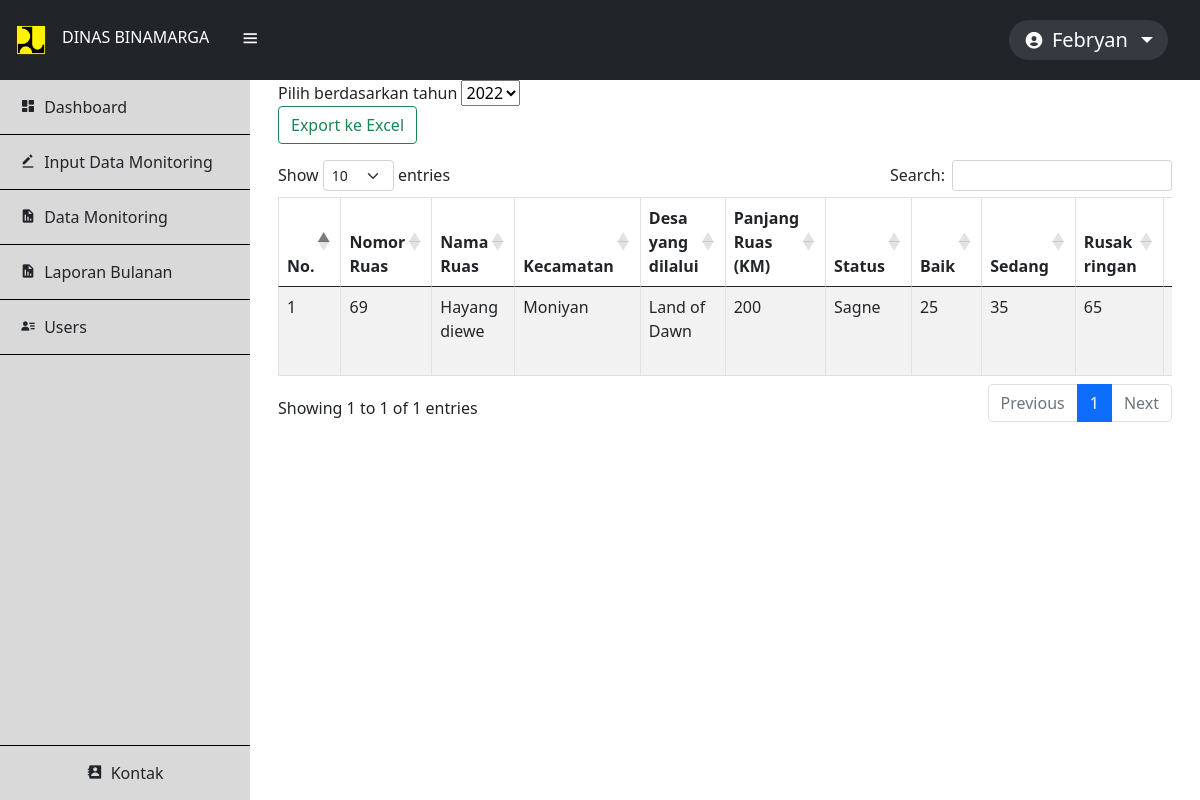
/cari.php (signed in), run on the app's committed database.
### tables this page shows
CREATE TABLE `ruas_jalan` (
  `id` int(11) NOT NULL,
  `no_ruas` varchar(254) NOT NULL,
  `nama_ruas` varchar(254) NOT NULL,
  `kecamatan` varchar(254) NOT NULL,
  `desa` varchar(254) NOT NULL,
  `panjang_ruas` varchar(254) NOT NULL,
  `status` varchar(254) NOT NULL,
  `baik` varchar(16) NOT NULL,
  `sedang` varchar(16) NOT NULL,
  `rusak_ringan` varchar(16) NOT NULL,
  `rusak_berat` varchar(16) NOT NULL,
  `kondisi` varchar(100) NOT NULL,
  `tahun` varchar(16) NOT NULL,
  `gambar` varchar(254) NOT NULL,
  `link` varchar(1000) NOT NULL,
  `added_at` date NOT NULL DEFAULT current_timestamp()
);

### config/controller.php (called while the page is built, shortened)
<?php
function select($query) {
    global $db;
    $result = mysqli_query($db, $query);
    $rows = [];
    while ($row = mysqli_fetch_assoc($result)) {
        $rows[] = $row;
    }
    return $rows;
}

### cari.php (the view, shortened to what this page needs)
<?php
include 'layout/header.php';
$tahun_query = select("SELECT DISTINCT tahun FROM ruas_jalan ORDER BY tahun");
$tahun_array = [];
foreach ($tahun_query as $tahun) {
    $tahun_array[] = $tahun['tahun'];
}
if (isset($_GET['year'])) {
    $tahun_terpilih = $_GET['year'];
    $data_ruas = select("SELECT * FROM ruas_jalan WHERE tahun = '$tahun_terpilih' ORDER BY id DESC");
} else {
    $data_ruas = select("SELECT * FROM ruas_jalan WHERE tahun = '$tahun_array[0]' ORDER BY id DESC");
}
?>
<div class="datas mx-3">
    <div style="overflow-x: scroll; background: white;">
        <form method="GET" action="">
            <label for="year">Pilih berdasarkan tahun</label>
            <select name="year" id="year" onchange="this.form.submit()">
                <?php foreach ($tahun_array as $tahun) : ?>
                    <option value="<?= $tahun ?>" <?= isset($tahun_terpilih) && $tahun_terpilih == $tahun ? 'selected' : '' ?>><?= $tahun ?></option>
                <?php endforeach; ?>
            </select>
        </form>
        <div class="row">
            <div>
                <input type="button" class="btn btn-outline-success mb-3" value="Export ke Excel" onclick="exportToExcel()">
            </div>
        </div>
        <table class="table table-bordered table-striped my-5" id="table">
            <thead>
                <tr class="text-center">
                    <th>No.</th>
                    <th>Nomor Ruas</th>
                    <th>Nama Ruas</th>
                    <th>Kecamatan</th>
                    <th>Desa yang dilalui</th>
                    <th>Panjang Ruas (KM)</th>
                    <th>Status</th>
                    <th>Baik</th>
                    <th>Sedang</th>
                    <th>Rusak ringan</th>
                    <th>Rusak berat</th>
                </tr>
            </thead>
            <tbody>
                <?php $no = 1; ?>
                <?php foreach ($data_ruas as $data) : ?>
                    <tr>
                        <td><?= $no++; ?></td>
                        <td><?= $data['no_ruas']; ?></td>
                        <td><?= $data['nama_ruas']; ?></td>
                        <td><?= $data['kecamatan']; ?></td>
                        <td><?= $data['desa']; ?></td>
                        <td><?= $data['panjang_ruas']; ?></td>
                        <td><?= $data['status']; ?></td>
                        <td><?= $data['baik']; ?></td>
                        <td><?= $data['sedang']; ?></td>
                        <td><?= $data['rusak_ringan']; ?></td>
                        <td><?= $data['rusak_berat']; ?></td>
                    </tr>
                <?php endforeach; ?>
            </tbody>
        </table>
    </div>
</div>
<?php include 'layout/footer.php'; ?>

### data on the page
ruas_jalan: no_ruas "69", nama_ruas "Hayang diewe", kecamatan "Moniyan", desa "Land of Dawn", panjang_ruas "200", status "Sagne", baik "25", sedang "35", rusak_ringan "65"

### other printed values
$_SESSION['username'] "Febryan"
form field year "2022"
